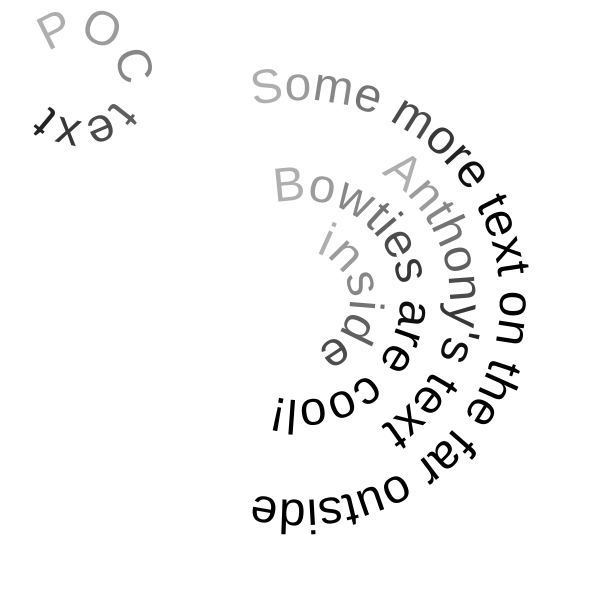
Frame 1 (no input)
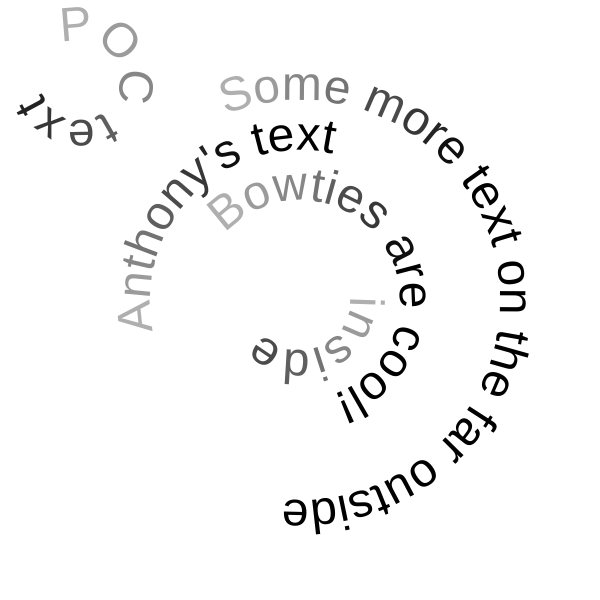
Frame 60 (no input)
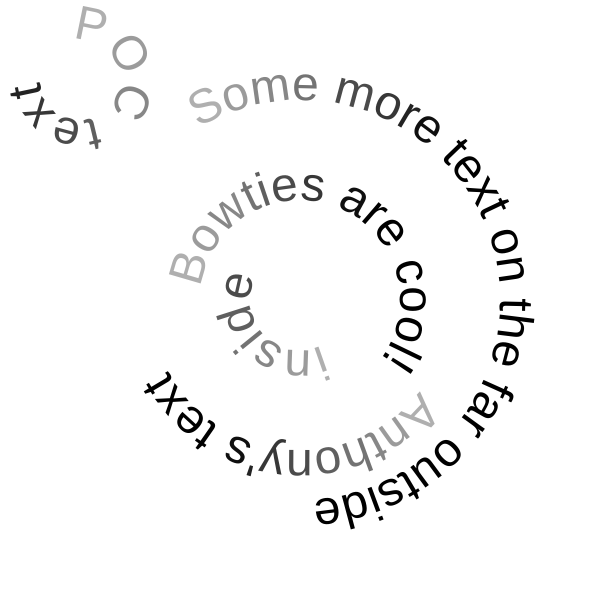
Frame 120 (the mouse pressed at the canvas centre since frame 60)

The p5.js sketch that drew these frames (run headless with seeded random() and noise() and a simulated clock; from frame 60 on, the mouse is pressed at the canvas centre):

// p5.js sketch
// ── sketch.js
// found at https://www.openprocessing.org/sketch/129166/
// and translated
/**
 This is a simple exmaple of writing on a curve. 
 Again, this is based on the Processing text tutorial
 http://www.processing.org/tutorials/text/

 The main difference is a different combination of transformations
 to put the letters in the right place. This also has an addition
 (not seen in class) that centers the text on the top of the circle.
 
 
 C. Andrews
 2014-01-20
 **/

let circles

function setup() {
  createCanvas(600, 600);
  background(255);
  textSize(48)
  smooth();
  textAlign(CENTER);
  strokeWeight(1);

  circles = [
    makeCircle({
      radius: 100,
      inc: -1,
      string: 'Bowties are cool!',
      center: {
        x: width / 2,
        y: height / 2
      }
    }),
    makeCircle({
      radius: 50,
      inc: 1,
      string: 'inside',
      center: {
        x: width / 2,
        y: height / 2
      }
    }),
    makeCircle({
      radius: 200,
      inc: -0.5,
      string: 'Some more text on the far outside',
      center: {
        x: width / 2,
        y: height / 2
      }
    }),
    makeCircle({
      radius: 150,
      inc: 10,
      string: 'Anthony\'s text',
      center: {
        x: width / 2,
        y: height / 2
      }
    }),
    makeCircle({
      radius: 40,
      inc: -4,
      string: 'POC text',
      center: {
        x: 80,
        y: 80
      }
    })
  ]
}


function draw() {
  background(255);
  circles.forEach(draw => draw())
}

const makeCircle = ({
  radius,
  inc,
  string,
  center
}) => {
  let arcOffset = 0
  return () => {
    push()
    translate(center.x, center.y);

    // current distance around the circle
    var arcLength = (PI * radius) / 2 + arcOffset;

    // total number of radians that the text will consume
    var totalAngle = textWidth(string) / radius;

    for (var i = 0; i < string.length; i++) {
      let currentvar = string.charAt(i);
      var w = textWidth(currentvar);
      // since the letters are drawn centered, we advance by half a letter width
      arcLength += w / 2;

      // use a some trig to find the angle matching this arclength
      // the totalAngle/2 just adds some additional rotation so the 
      // text starts wraps evenly around the circle
      var theta = arcLength / radius - totalAngle / 2;

      // save our current origin
      push();
      // rotate to line up with the orientation of the letter
      rotate(theta);
      // translate out avar the radius to where the letter will be drawn 
      translate(0, -radius);
      // set the fill based on which character we are on
      fill(0, 80 + 20 * i);
      // draw the character
      text(currentvar, 0, 0);
      // pop back to our origin in the middle of the circle
      // (undoing the rotate and translate)
      pop();
      // add the other half of the character width to our current position
      arcLength += w / 2;
    }

    arcOffset = arcOffset + inc % 360
    pop()
  }
}
